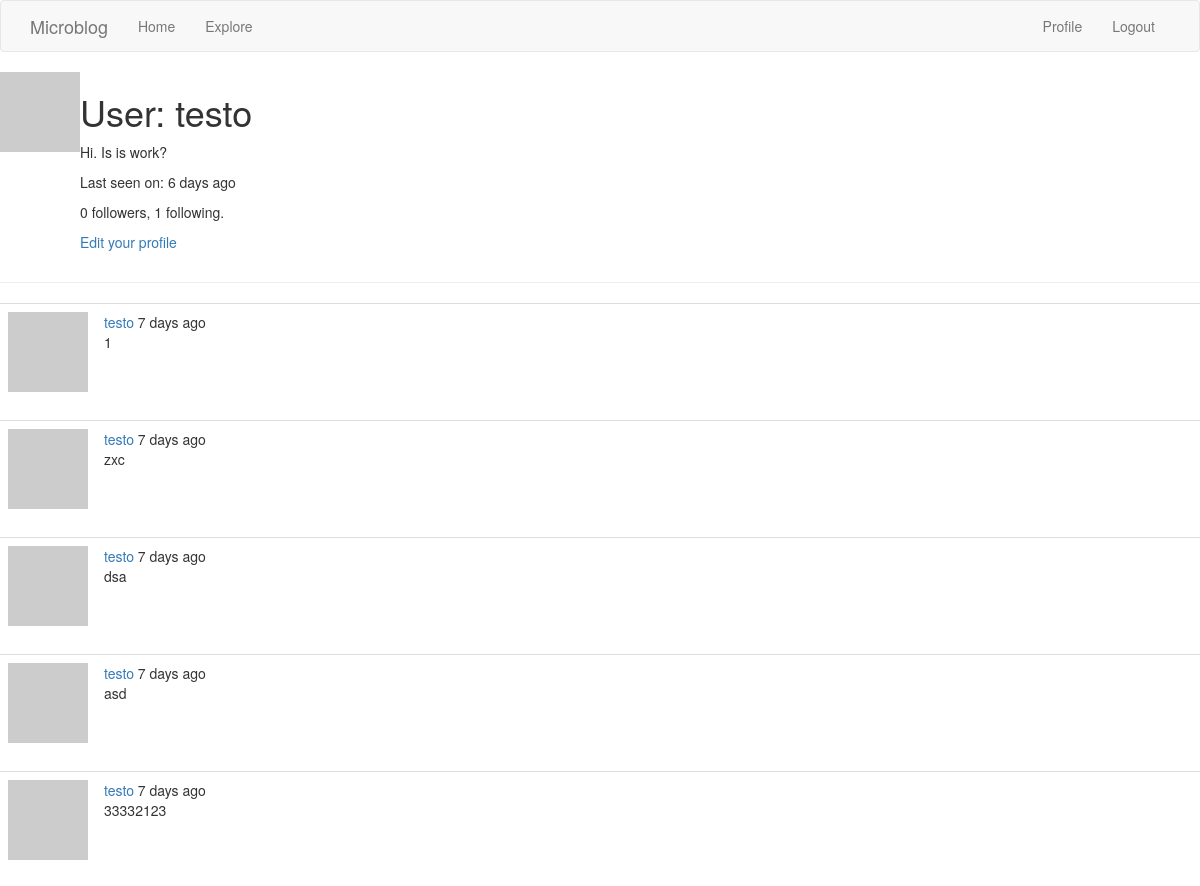
Page /user/testo (signed in, upper part) on the earlier database version.
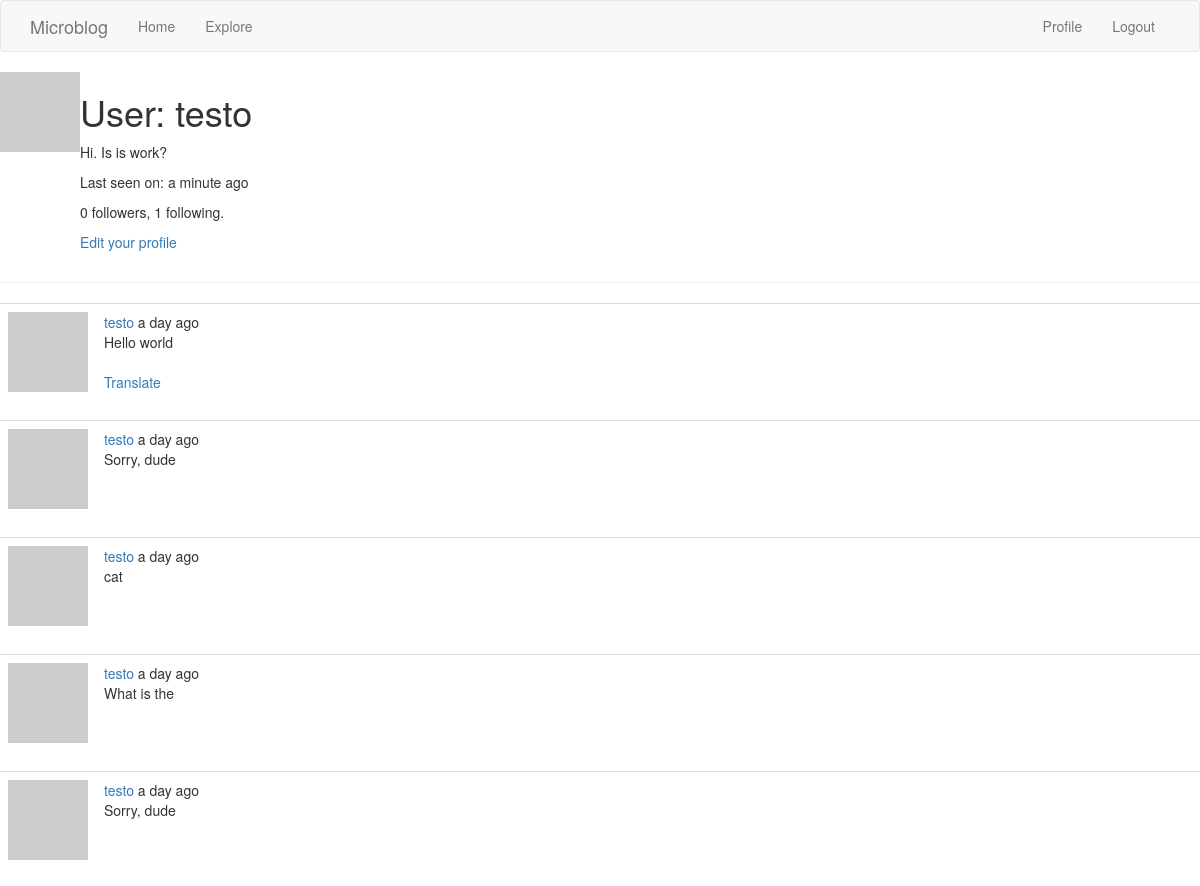
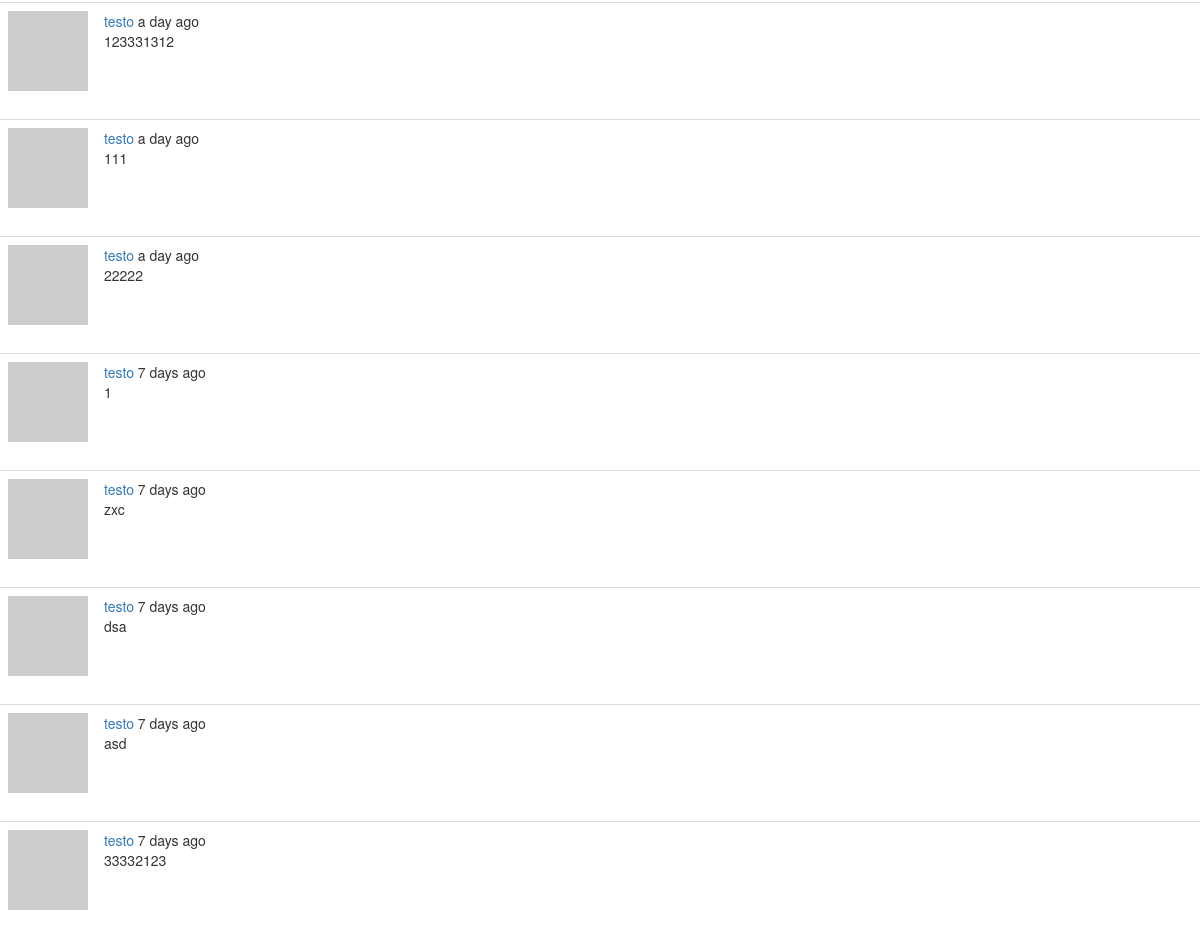
Same page on the later database version (2 pictures, top to bottom).
### app/models.py (models this page shows, shortened)
class User(UserMixin, db.Model):
    id = db.Column(db.Integer, primary_key=True)
    username = db.Column(db.String(64), index=True, unique=True)
    email = db.Column(db.String(120), index=True, unique=True)
    password_hash = db.Column(db.String(128))
    posts = db.relationship('Post', backref='author', lazy='dynamic')
    about_me = db.Column(db.String(140))
    last_seen = db.Column(db.DateTime, default=datetime.utcnow)
    followed = db.relationship(
        'User', secondary=followers,
        primaryjoin=(followers.c.follower_id == id),
        secondaryjoin=(followers.c.followed_id == id),
        backref=db.backref('followers', lazy='dynamic'), lazy='dynamic')
    def avatar(self, size):
        digest = md5(self.email.lower().encode('utf-8')).hexdigest()
        return 'https://www.gravatar.com/avatar/{}?d=identicon&s={}'.format(
            digest, size)

class Post(db.Model):
    id = db.Column(db.Integer, primary_key=True)
    body = db.Column(db.String(140))
    timestamp = db.Column(db.DateTime, index=True, default=datetime.utcnow)
    user_id = db.Column(db.Integer, db.ForeignKey('user.id'))
    language = db.Column(db.String(5))

### app/routes.py (the view)
@app.route('/user/<username>')
@login_required
def user(username):
    user = User.query.filter_by(username=username).first_or_404()
    page = request.args.get('page', 1, type=int)
    posts = user.posts.order_by(Post.timestamp.desc()).paginate(
        page, app.config['POSTS_PER_PAGE'], False)
    next_url = url_for('user', username=user.username, page=posts.next_num) \
        if posts.has_next else None
    prev_url = url_for('user', username=user.username, page=posts.prev_num) \
        if posts.has_prev else None
    return render_template('user.html', user=user, posts=posts.items,
                           next_url=next_url, prev_url=prev_url)

### app/models.py (called while the page is built)
@login.user_loader
def load_user(id):
    return User.query.get(int(id))

### app/routes.py (called while the page is built)
@app.before_request
def before_request():
    if current_user.is_authenticated:
        current_user.last_seen = datetime.utcnow()
        db.session.commit()
    g.locale = str(get_locale())

### app/templates/user.html (shortened to what this page needs)
{% extends "base.html" %}
{% block content %}
    <table>
        <tr valign="top">
            <td><img src="{{ user.avatar(128) }}"></td>
            <td>
                <h1>User: {{ user.username }}</h1>
                {% if user.about_me %}<p>{{ user.about_me }}</p>{% endif %}
                {% if user.last_seen %}<p>Last seen on: {{ moment(user.last_seen).fromNow() }}</p>{% endif %}
                    <p>{{ user.followers.count() }} followers, {{ user.followed.count() }} following.</p>
                {% if user == current_user %}
                    <p><a href="{{ url_for('edit_profile') }}">Edit your profile</a></p>
                {% elif not current_user.is_following(user) %}
                    <p><a href="{{ url_for('follow', username=user.username) }}">Follow</a></p>
                {% else %}
                    <p><a href="{{ url_for('unfollow', username=user.username) }}">Unfollow</a></p>
                {% endif %}
            </td>
        </tr>
    </table>
    <hr>
    {% for post in posts %}
        {% include '_post.html' %}
    {% endfor %}
{% endblock %}

### app/templates/_post.html
<table class="table table-hover">
    <tr>
        <td width="70px">
            <a href="{{ url_for('user', username=post.author.username) }}">
                <img src="{{ post.author.avatar(70) }}" />
            </a>
        </td>
        <td>
            <a href="{{ url_for('user', username=post.author.username) }}">
                {{ post.author.username }}
            </a> {{ moment(post.timestamp).fromNow() }}
            <br>
            <span id="post{{ post.id }}">{{ post.body }}</span>
            {% if post.language and post.language != g.locale %}
            <br><br>
            <span id="translation{{ post.id }}">
                    <a href="javascript:translate(
                                '#post{{ post.id }}',
                                '#translation{{ post.id }}',
                                '{{ post.language }}',
                                '{{ g.locale }}');">Translate</a>
            </span>
            {% endif %}
        </td>
    </tr>
</table>

Differences in the rows shown:
changed User "testo": last_seen "6 days ago" → "a minute ago"
added Post: author.username "testo", timestamp "a day ago", body "Hello world"
added Post: author.username "testo", timestamp "a day ago", body "Sorry, dude"
added Post: author.username "testo", timestamp "a day ago", body "cat"
added Post: author.username "testo", timestamp "a day ago", body "What is the"
added Post: author.username "testo", timestamp "a day ago", body "Sorry, dude"
added Post: author.username "testo", timestamp "a day ago", body "123331312"
added Post: author.username "testo", timestamp "a day ago", body "111"
added Post: author.username "testo", timestamp "a day ago", body "22222"
